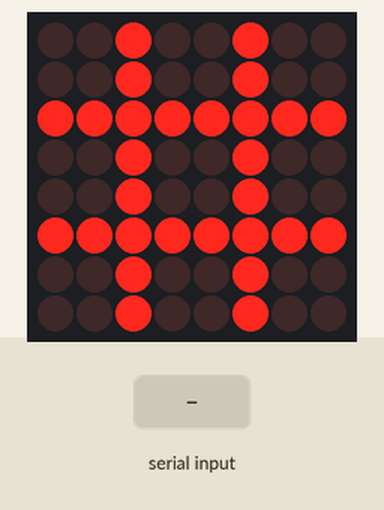
Recording of a sketch running on a simulated Arduino Uno, built with avr-gcc and run on an emulated ATmega328P. Parts: 8×8 LED matrix. Inputs (shaded band) come from the test bench. What the sketch prints to the serial monitor is not drawn.

Above: at 1.2 s.

The sketch:

Tateti.ino
```cpp
#include <LedControl.h>

// Pines: DIN=12, CLK=11, CS=10
LedControl lc = LedControl(12, 11, 10, 1);

char board[3][3];
int currentPlayer = 1;
unsigned long lastBlinkTime = 0;
bool blinkState = true;
const int blinkInterval = 500;

void setup() {
  Serial.begin(9600);

  // Limpia cualquier dato basura del buffer serial
  while (Serial.available() > 0) {
    Serial.read();
  }

  lc.shutdown(0, false);
  lc.setIntensity(0, 8);
  lc.clearDisplay(0);
  resetBoard();
  drawBoard();

  Serial.println("Bienvenido al Ta-Te-Ti en LED!");
  Serial.println("Jugador 1 = X | Jugador 2 = O");
  Serial.println("Ingrese coordenadas de la casilla (ej: 0 1):");
}

void loop() {
  unsigned long currentMillis = millis();
  if (currentMillis - lastBlinkTime >= blinkInterval) {
    lastBlinkTime = currentMillis;
    blinkState = !blinkState;
    drawBoard();
  }

  if (Serial.available()) {
    String input = Serial.readStringUntil('\n');  // Leer línea completa
    input.trim();  // Quitar espacios y saltos extra

    if (input.length() == 0) return;  // Ignorar líneas vacías

    int spaceIndex = input.indexOf(' ');
    if (spaceIndex == -1) {
      Serial.println("Entrada inválida. Usa formato: fila columna");
      return;
    }

    String rowStr = input.substring(0, spaceIndex);
    String colStr = input.substring(spaceIndex + 1);

    int row = rowStr.toInt();
    int col = colStr.toInt();

    if (row < 0 || row > 2 || col < 0 || col > 2) {
      Serial.println("Movimiento inválido. Usa valores entre 0 y 2.");
      return;
    }

    if (board[row][col] == ' ') {
      board[row][col] = (currentPlayer == 1) ? 'X' : 'O';
      drawBoard();

      if (checkWin()) {
        Serial.print("Jugador ");
        Serial.print(currentPlayer);
        Serial.println(" ha ganado!");
        delay(3000);
        resetBoard();
        drawBoard();
      } else if (isFull()) {
        Serial.println("¡Empate!");
        delay(3000);
        resetBoard();
        drawBoard();
      } else {
        currentPlayer = 3 - currentPlayer;
        Serial.println("Siguiente movimiento:");
      }
    } else {
      Serial.println("Casilla ocupada. Intenta otra.");
    }
  }
}

void resetBoard() {
  for (int i = 0; i < 3; i++)
    for (int j = 0; j < 3; j++)
      board[i][j] = ' ';
  currentPlayer = 1;
}

void drawBoard() {
  lc.clearDisplay(0);
  drawGrid();
  for (int row = 0; row < 3; row++) {
    for (int col = 0; col < 3; col++) {
      int x = col * 3;
      int y = row * 3;
      drawSymbol(board[row][col], x, y);
    }
  }
}

void drawSymbol(char symbol, int x, int y) {
  if (symbol == 'X') {
    // Mini diagonal: dos LEDs
    lc.setLed(0, y, x, true);
    lc.setLed(0, y + 1, x + 1, true);
  } else if (symbol == 'O') {
    // Parpadeo con 4 LEDs formando cuadro
    lc.setLed(0, y, x, blinkState);
    lc.setLed(0, y, x + 1, blinkState);
    lc.setLed(0, y + 1, x, blinkState);
    lc.setLed(0, y + 1, x + 1, blinkState);
  }
}

void drawGrid() {
  // Líneas verticales divisorias
  for (int y = 0; y < 8; y++) {
    lc.setLed(0, y, 2, true);
    lc.setLed(0, y, 5, true);
  }
  // Líneas horizontales divisorias
  for (int x = 0; x < 8; x++) {
    lc.setLed(0, 2, x, true);
    lc.setLed(0, 5, x, true);
  }
}

bool checkWin() {
  for (int i = 0; i < 3; i++) {
    if (board[i][0] != ' ' && board[i][0] == board[i][1] && board[i][1] == board[i][2])
      return true;
    if (board[0][i] != ' ' && board[0][i] == board[1][i] && board[1][i] == board[2][i])
      return true;
  }

  if (board[0][0] != ' ' && board[0][0] == board[1][1] && board[1][1] == board[2][2])
    return true;
  if (board[0][2] != ' ' && board[0][2] == board[1][1] && board[1][1] == board[2][0])
    return true;

  return false;
}

bool isFull() {
  for (int i = 0; i < 3; i++)
    for (int j = 0; j < 3; j++)
      if (board[i][j] == ' ')
        return false;
  return true;
}
```
